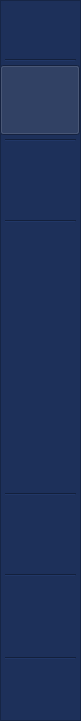
   <widget class="QFrame" name="color_frame">
    <property name="geometry">
     <rect>
      <x>0</x>
      <y>0</y>
      <width>81</width>
      <height>721</height>
     </rect>
    </property>
    <property name="styleSheet">
     <string notr="true">background-color: rgb(29, 48, 90);</string>
    </property>
    <property name="frameShape">
     <enum>QFrame::StyledPanel</enum>
    </property>
    <property name="frameShadow">
     <enum>QFrame::Raised</enum>
    </property>
    <widget class="QPushButton" name="property_button">
     <property name="geometry">
      <rect>
       <x>0</x>
       <y>226</y>
       <width>80</width>
       <height>70</height>
      </rect>
     </property>
     <property name="styleSheet">
      <string notr="true">checked{background-color: rgb(255, 85, 28); border: none;}</string>
     </property>
     <property name="text">
      <string/>
     </property>
     <property name="icon">
      <iconset>
       <normaloff>:/menu_icon/setting_icon_1.png</normaloff>:/menu_icon/setting_icon_1.png</iconset>
     </property>
     <property name="iconSize">
      <size>
       <width>40</width>
       <height>40</height>
      </size>
     </property>
     <property name="checkable">
      <bool>true</bool>
     </property>
     <property name="flat">
      <bool>true</bool>
     </property>
    </widget>
    <widget class="QPushButton" name="sell_button">
     <property name="geometry">
      <rect>
       <x>0</x>
       <y>65</y>
       <width>80</width>
       <height>70</height>
      </rect>
     </property>
     <property name="autoFillBackground">
      <bool>false</bool>
     </property>
     <property name="styleSheet">
      <string notr="true">color: rgb(229, 229, 229);
checked{background-color: rgb(255, 85, 28); border: none;}</string>
     </property>
     <property name="text">
      <string/>
     </property>
     <property name="iconSize">
      <size>
       <width>40</width>
       <height>40</height>
      </size>
     </property>
     <property name="checkable">
      <bool>true</bool>
     </property>
     <property name="checked">
      <bool>true</bool>
     </property>
     <property name="autoRepeat">
      <bool>false</bool>
     </property>
     <property name="default">
      <bool>false</bool>
     </property>
     <property name="flat">
      <bool>true</bool>
     </property>
    </widget>
    <widget class="QPushButton" name="status_button">
     <property name="geometry">
      <rect>
       <x>0</x>
       <y>145</y>
       <width>81</width>
       <height>70</height>
      </rect>
     </property>
     <property name="styleSheet">
      <string notr="true">checked{background-color: rgb(255, 85, 28); border: none;}</string>
     </property>
     <property name="text">
      <string/>
     </property>
     <property name="icon">
      <iconset>
       <normaloff>:/menu_icon/status_icon_1.png</normaloff>:/menu_icon/status_icon_1.png</iconset>
     </property>
     <property name="iconSize">
      <size>
       <width>40</width>
       <height>40</height>
      </size>
     </property>
     <property name="checkable">
      <bool>true</bool>
     </property>
     <property name="flat">
      <bool>true</bool>
     </property>
    </widget>
    <widget class="Line" name="line">
     <property name="geometry">
      <rect>
       <x>5</x>
       <y>59</y>
       <width>71</width>
       <height>2</height>
      </rect>
     </property>
     <property name="orientation">
      <enum>Qt::Horizontal</enum>
     </property>
    </widget>
    <widget class="Line" name="line_2">
     <property name="geometry">
      <rect>
       <x>5</x>
       <y>139</y>
       <width>71</width>
       <height>2</height>
      </rect>
     </property>
     <property name="orientation">
      <enum>Qt::Horizontal</enum>
     </property>
    </widget>
    <widget class="Line" name="line_3">
     <property name="geometry">
      <rect>
       <x>5</x>
       <y>220</y>
       <width>71</width>
       <height>2</height>
      </rect>
     </property>
     <property name="orientation">
      <enum>Qt::Horizontal</enum>
     </property>
    </widget>
    <widget class="QPushButton" name="savefile_button">
     <property name="geometry">
      <rect>
       <x>0</x>
       <y>580</y>
       <width>80</width>
       <height>70</height>
      </rect>
     </property>
     <property name="styleSheet">
      <string notr="true">checked{background-color: rgb(255, 85, 28); border: none;}</string>
     </property>
     <property name="text">
      <string/>
     </property>
     <property name="icon">
      <iconset>
       <normaloff>:/menu_icon/savefile_icon_1.png</normaloff>:/menu_icon/savefile_icon_1.png</iconset>
     </property>
     <property name="iconSize">
      <size>
       <width>40</width>
       <height>40</height>
      </size>
     </property>
     <property name="checkable">
      <bool>false</bool>
     </property>
     <property name="flat">
      <bool>true</bool>
     </property>
    </widget>
    <widget class="QPushButton" name="openfile_button">
     <property name="geometry">
      <rect>
       <x>0</x>
       <y>499</y>
       <width>80</width>
       <height>70</height>
      </rect>
     </property>
     <property name="styleSheet">
      <string notr="true">checked{background-color: rgb(255, 85, 28); border: none;}</string>
     </property>
     <property name="text">
      <string/>
     </property>
     <property name="icon">
      <iconset>
       <normaloff>:/menu_icon/openfile_icon_1.png</normaloff>:/menu_icon/openfile_icon_1.png</iconset>
     </property>
     <property name="iconSize">
      <size>
       <width>40</width>
       <height>40</height>
      </size>
     </property>
     <property name="checkable">
      <bool>true</bool>
     </property>
     <property name="flat">
      <bool>true</bool>
     </property>
    </widget>
    <widget class="Line" name="line_4">
     <property name="geometry">
      <rect>
       <x>5</x>
       <y>574</y>
       <width>71</width>
       <height>2</height>
      </rect>
     </property>
     <property name="orientation">
      <enum>Qt::Horizontal</enum>
     </property>
    </widget>
    <widget class="Line" name="line_5">
     <property name="geometry">
      <rect>
       <x>5</x>
       <y>657</y>
       <width>71</width>
       <height>2</height>
      </rect>
     </property>
     <property name="orientation">
      <enum>Qt::Horizontal</enum>
     </property>
    </widget>
    <widget class="Line" name="line_6">
     <property name="geometry">
      <rect>
       <x>5</x>
       <y>493</y>
       <width>71</width>
       <height>2</height>
      </rect>
     </property>
     <property name="orientation">
      <enum>Qt::Horizontal</enum>
     </property>
    </widget>
    <widget class="QPushButton" name="newfile_button">
     <property name="geometry">
      <rect>
       <x>0</x>
       <y>419</y>
       <width>80</width>
       <height>70</height>
      </rect>
     </property>
     <property name="styleSheet">
      <string notr="true">checked{background-color: rgb(255, 85, 28); border: none;}</string>
     </property>
     <property name="text">
      <string/>
     </property>
     <property name="icon">
      <iconset>
       <normaloff>:/menu_icon/newfile_icon_1.png</normaloff>:/menu_icon/newfile_icon_1.png</iconset>
     </property>
     <property name="iconSize">
      <size>
       <width>40</width>
       <height>40</height>
      </size>
     </property>
     <property name="checkable">
      <bool>true</bool>
     </property>
     <property name="flat">
      <bool>true</bool>
     </property>
    </widget>
   </widget>
